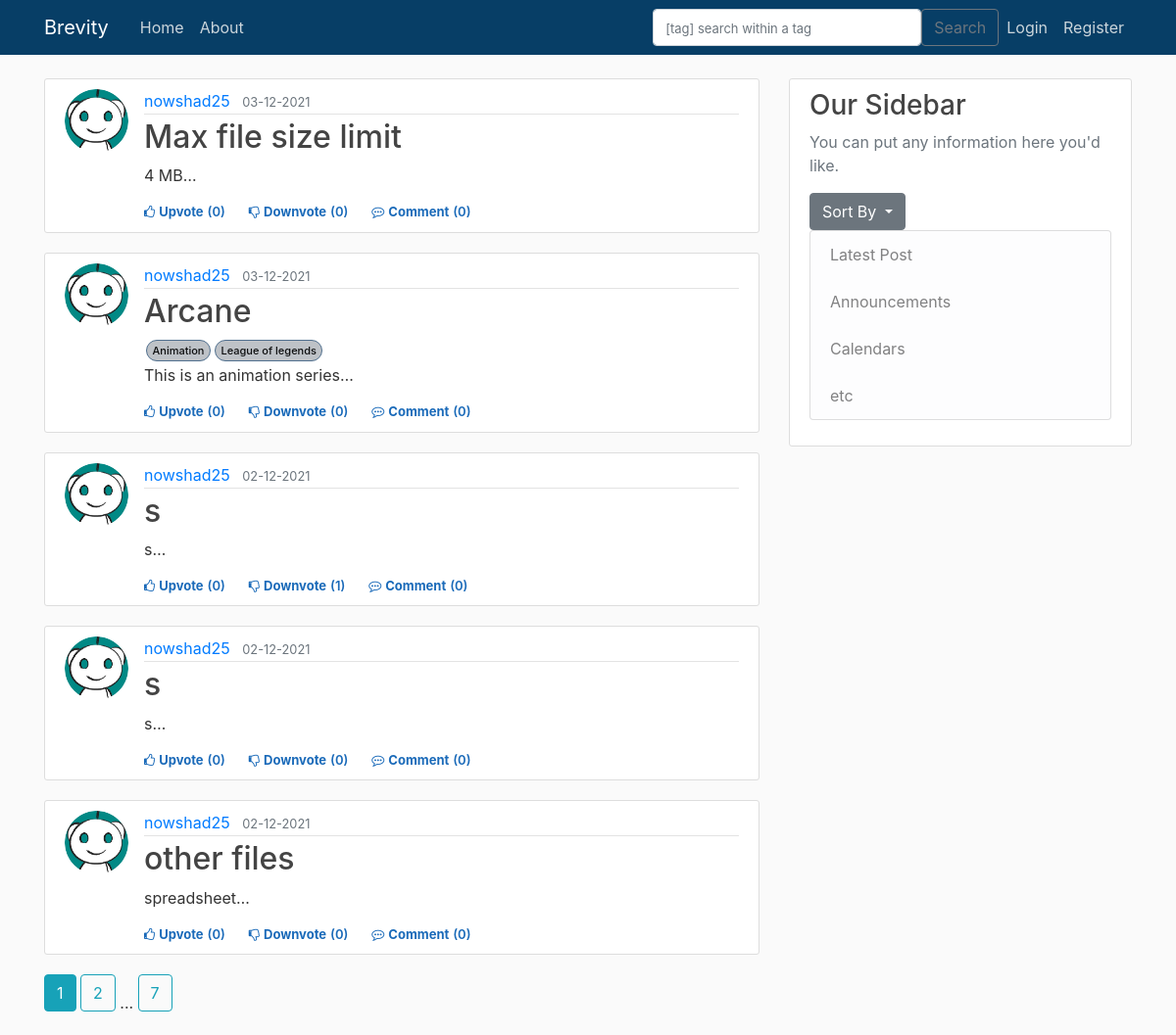
Page /home/1 on the earlier database version.
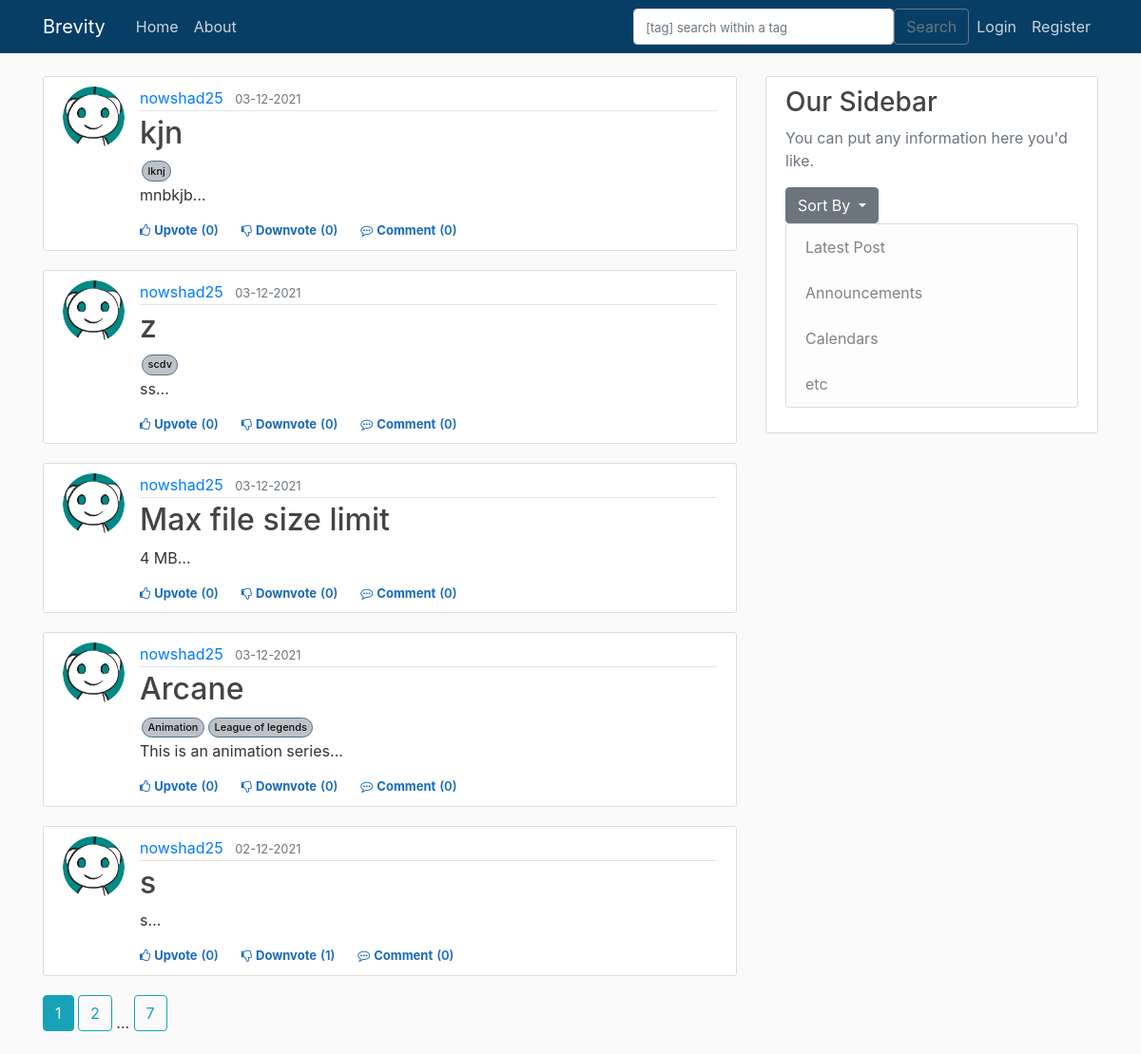
Same page on the later database version.
### brevity/models.py (models this page shows, shortened)
class Post(db.Model):
    id = db.Column(db.Integer, primary_key=True)
    title = db.Column(db.String(100), nullable=False)
    date_posted = db.Column(db.DateTime, nullable=False, default=datetime.utcnow)
    content = db.Column(db.Text, nullable=False)
    user_id = db.Column(db.Integer, db.ForeignKey('user.id'), nullable=False)
    tags = db.relationship('Tag', backref='post', cascade="all, delete", lazy='dynamic')
    upvotes = db.relationship('Upvote', backref='post', lazy='dynamic')
    downvotes = db.relationship('Downvote', backref='post', lazy='dynamic')
    comments = db.relationship('Comment', backref='post', lazy='dynamic')
    resources = db.relationship('ResourceFile', backref='post', lazy='dynamic')

class User(db.Model, UserMixin):
    id = db.Column(db.Integer, primary_key=True)
    username = db.Column(db.String(20), unique=True, nullable=False)
    email = db.Column(db.String(120), unique=True, nullable=False)
    image_file = db.Column(db.String(20), nullable=False, default='default.jpg')
    password = db.Column(db.String(60), nullable=False)
    posts = db.relationship('Post', backref='author', lazy=True)                    #By default SQLAlchemy guess the relationship to be one to many as posts returns a list of post.
    upvoted = db.relationship('Upvote', foreign_keys='Upvote.user_id', backref='user', lazy='dynamic')
    downvoted = db.relationship('Downvote', foreign_keys='Downvote.user_id', backref='user', lazy='dynamic')
    commented = db.relationship('Comment', backref='author', lazy=True)

class Tag(db.Model):
    tag = db.Column(db.String(50), nullable=False, unique=True, primary_key=True)
    post_id = db.Column(db.Integer, db.ForeignKey('post.id'), primary_key=True)

### brevity/main/routes.py (the view)
@main.route("/")
@main.route("/home/<int:type>",methods=['GET', 'POST'])
def home(type=0):
    page = request.args.get('page', 1, type=int)      # type = int : to raise value error when someone passes anything other than int.
    print(type)
    if type==0:
        posts =  Post.query.paginate(page=page, per_page=5)
    elif type==1:
        posts =  Post.query.order_by(Post.date_posted.desc()).paginate(page=page, per_page=5)
    return render_template('home.html', posts = posts)

### brevity/main/forms.py
class SearchForm(FlaskForm):
    searched = TextAreaField('Searched', validators=[DataRequired()])
    submit = SubmitField('Submit')

### brevity/main/routes.py (called while the page is built)
@main.context_processor
def layout():
    form=SearchForm()
    return dict(form=form)

### brevity/templates/home.html
{% extends "layout.html" %}
{% block content %}
    {% for post in posts.items %}
        <article class="media content-section col-md-15">
            <img class="rounded-circle article-img" src="{{ url_for('static', filename = 'profile_pics/' + post.author.image_file)}}">
            <div class="media-body ">
                <div class="article-metadata">
                    <a class="mr-2" href="{{ url_for('users.user_posts', username=post.author.username) }}">{{ post.author.username }}</a>
                    <small class="text-muted">{{ post.date_posted.strftime('%d-%m-%Y') }}</small>
                </div>
                <h2><a class="article-title" href="{{ url_for('posts.post', post_id=post.id) }}">{{ post.title }}</a></h2>
                <div class="d-flex ps-relative">
                    {% for tag in post.tags %}
                            <a href="{{ url_for('main.search',form_val=tag.tag, type=1) }}" class="post-tag" >{{tag.tag}}</a>
                    {% endfor %}
                </div>
                <p class="article-content">{{ post.content[:200] }}<span>&#8230;</span></p>
                <div>
                {% if current_user.is_authenticated %}
                    <div class="d-flex flex-row fs-12" id="vote{{post.id}}">
                        {% if not current_user.has_upvoted_post(post) %}
                            <div class="like cursor votestyle vote" post_id="{{post.id}}" action="upvote"><i class="fa fa-thumbs-o-up"></i><span class="ml-1">Upvote</span></div>
                            <div class="like vote_count" ><span class="ml-1 mr-4">({{post.upvotes.count()}})</span></div>
                        {% else %}
                            <div class="like cursor upvotedstyle vote" post_id="{{post.id}}" action="upvote"><i class="fa fa-thumbs-o-up"></i><span class="ml-1">Upvoted</span></div>
                            <div class="like upvoted_count" ><span class="ml-1 mr-4">({{post.upvotes.count()}})</span></div>
                        {% endif %}
                        {% if not current_user.has_downvoted_post(post) %}
                            <div class="like downvotecursor votestyle vote" post_id="{{post.id}}" action="downvote"><i class="fa fa-thumbs-o-down"></i><span class="ml-1">Downvote</span></div>
                            <div class="like vote_count"><span class="ml-1 mr-4">({{post.downvotes.count()}})</span></div>
                        {% else %}
                            <div class="like downvotecursor downvotedstyle vote" post_id="{{post.id}}" action="downvote"><i class="fa fa-thumbs-o-down"></i><span class="ml-1">Downvoted</span></div>
                            <div class="like downvoted_count"><span class="ml-1 mr-4">({{post.downvotes.count()}})</span></div>
                        {% endif %}
                        <div class="like cursor comment"><i class="fa fa-commenting-o"></i><span class="ml-1"><a class="mr-1 like cursor comment" href="{{ url_for('posts.post', post_id=post.id) }}">Comment</a></span></div>
                        <div class="like comment_count"><span class="ml-0">({{post.comments.count()}})</span></div>
                    </div>
                {% else %}
                    <div class="d-flex flex-row fs-12">
                        <div class="like cursor unauthorised_upvote"><i class="fa fa-thumbs-o-up"></i><span class="ml-1"><a class="like cursor unauthorised_upvote" href="{{ url_for('posts.vote_action', post_id=post.id, action='unauthorized_upvote')}}">Upvote</a></span></div>
                        <div class="like vote_count" ><span class="ml-1 mr-4">({{post.upvotes.count()}})</span></div>
                        <div class="like downvotecursor unauthorised_downvote"><i class="fa fa-thumbs-o-down"></i><span class="ml-1"><a class="like downvotecursor unauthorised_downvote" href="{{ url_for('posts.vote_action', post_id=post.id, action='unauthorized_downvote')}}">Downvote</a></span></div>
                        <div class="like vote_count"><span class="ml-1 mr-4">({{post.downvotes.count()}})</span></div>
                        <div class="like cursor comment"><i class="fa fa-commenting-o"></i><span class="ml-1"><a class="mr-1 like cursor comment" href="{{ url_for('posts.post', post_id=post.id) }}">Comment</a></span></div>
                        <div class="like comment_count"><span class="ml-0">({{post.comments.count()}})</span></div>
                    </div>
                {% endif %}
                </div>
            </div>
        </article>
    {% endfor %}
    {% for page_num in posts.iter_pages(left_edge=1, right_edge=1, left_current=1, right_current=2) %}
        {% if page_num %}
            {% if posts.page == page_num %}
                <a class="btn btn-info mb-4" href="{{ url_for('main.home', page = page_num) }}">{{ page_num }}</a>
            {% else %}
                <a class="btn btn-outline-info mb-4" href="{{ url_for('main.home', page = page_num) }}">{{ page_num }}</a>
            {% endif %}
        {% else %}
            ...
        {% endif %}
    {% endfor %}
{% endblock content %}

### brevity/templates/layout.html (shortened to what this page needs)
<!DOCTYPE html>
<html lang="en">
<head>
    <link rel="stylesheet" href="https://maxcdn.bootstrapcdn.com/bootstrap/4.0.0/css/bootstrap.min.css"
>
    <link rel="stylesheet" type="text/css" href="{{url_for('static', filename='main.css')}}">
</head>
<body>
    <header class="site-header">
        <nav class="navbar navbar-expand-md navbar-dark bg-steel fixed-top">
            <div class="container">
                <a class="navbar-brand mr-4" href="/">Brevity</a>
                <div class="collapse navbar-collapse" id="navbarToggle">
                    <div class="navbar-nav mr-auto">
                        <a class="nav-item nav-link" href="{{ url_for('main.home') }}">Home</a>
                        <a class="nav-item nav-link" href="{{ url_for('main.about') }}">About</a>
                    </div>
                    <form method="POST" action="{{url_for('main.search')}}" class="d-flex">
                        <input class="form-control me-2" type="search" placeholder="[tag] search within a tag" aria-label="Search", name="searched">
                        <button class="btn btn-outline-secondary" type="submit">Search</button>
                    </form>
                    <div class="navbar-nav">
                        {% if current_user.is_authenticated %}
                            <a class="nav-item nav-link" href="{{ url_for('posts.new_post') }}">New Post</a>
                            <a class="nav-item nav-link" href="{{ url_for('users.account') }}">Account</a>
                            <a class="nav-item nav-link" href="{{ url_for('users.logout') }}">Logout</a>
                        {% else %}
                            <a class="nav-item nav-link" href="{{ url_for('users.login') }}">Login</a>
                            <a class="nav-item nav-link" href="{{ url_for('users.register') }}">Register</a>
                        {% endif %}
                    </div>
                </div>
            </div>
        </nav>
    </header>
    <main role="main" class="container">
        <div class="row">
            <div class="col-md-8">
                {% block content %}{% endblock %}
            </div>
            <div class="col-md-4">
                <div class="content-section">
                    <h3>Our Sidebar</h3>
                    <p class='text-muted'>You can put any information here you'd like.
                        <div class="dropdown">
                            <button class="btn btn-secondary dropdown-toggle" type="button" id="dropdownMenuButton" data-toggle="dropdown" aria-haspopup="true" aria-expanded="false">
                              Sort By
                            </button>
                          </div>
                    <ul class="list-group">
                        <li class="list-group-item list-group-item-light">Latest Post</a></li>
                        <li class="list-group-item list-group-item-light">Announcements</li>
                        <li class="list-group-item list-group-item-light">Calendars</li>
                        <li class="list-group-item list-group-item-light">etc</li>
                    </ul>
                    </p>
                </div>
            </div>
        </div>
    </main>
</body>
</html>

### brevity/static/main.css (style rules this page uses)
body { background: #fafafa; color: #333333; margin-top: 5rem; }
h1, h2, h3, h4, h5, h6 { color: #444444; }
.bg-steel { background-color: #073e66; }
.site-header .navbar-nav .nav-link { color: #cbd5db; }
.content-section { background: #ffffff; padding: 10px 20px; border: 1px solid #dddddd; border-radius: 3px; margin-bottom: 20px; }
.article-title { color: #444444; }
.article-content { white-space: pre-line; }
.article-img { height: 65px; width: 65px; margin-right: 16px; }
.article-metadata { padding-bottom: 1px; margin-bottom: 4px; border-bottom: 1px solid #e3e3e3 }
.fs-12 { font-size: 12px }
.cursor { cursor: pointer }
.downvotecursor { cursor: pointer }
.vote_count { color: #1a6ab9; font-size: 13px; font-weight: 600; }
.comment { color: #1a6ab9; font-size: 13px; font-weight: 700; }
.comment_count { color: #1a6ab9; font-size: 13px; font-weight: 600; }
.unauthorised_upvote { color: #1a6ab9; font-size: 13px; font-weight: 700; }
.unauthorised_downvote { color: #1a6ab9; font-size: 13px; font-weight: 700; }
.post-tag { display: inline-block; padding: 0.4em 0.5em; margin: 2px 2px 2px 2px; font-size: 11px; line-height: 1; white-space: nowrap; text-decoration: none; text-align: center; border-width: 1px; border-style: solid; border-radius: 9999px; color: #0d0e0f; background-color: #bec2c7; border-color: #51708f; font-weight: 500; }
input[type="search"]::placeholder { font-size: 13px; }

Differences in the rows shown:
no longer on this page (row unchanged): Post: image_file (placeholder picture), author.username "nowshad25", date_posted "02-12-2021", title "s", content "s", upvotes.count "0", downvotes.count "0", comments.count "0"
no longer on this page (row unchanged): Post: image_file (placeholder picture), author.username "nowshad25", date_posted "02-12-2021", title "other files", content "spreadsheet", upvotes.count "0", downvotes.count "0", comments.count "0"
added Post: image_file (placeholder picture), author.username "nowshad25", date_posted "03-12-2021", title "kjn", content "mnbkjb", upvotes.count "0", downvotes.count "0", comments.count "0"
added Tag: tag "lknj", shown under "nowshad25"
added Post: image_file (placeholder picture), author.username "nowshad25", date_posted "03-12-2021", title "z", content "ss", upvotes.count "0", downvotes.count "0", comments.count "0"
added Tag: tag "scdv", shown under "nowshad25"
